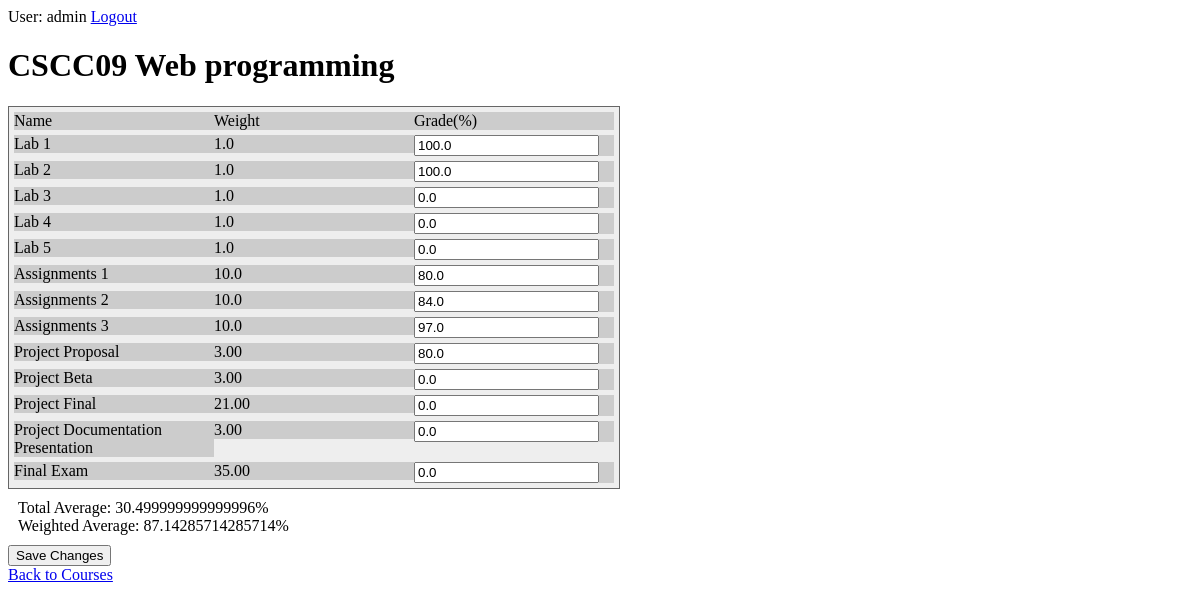
The page /courses/15/ (signed in) on the database as committed earlier.
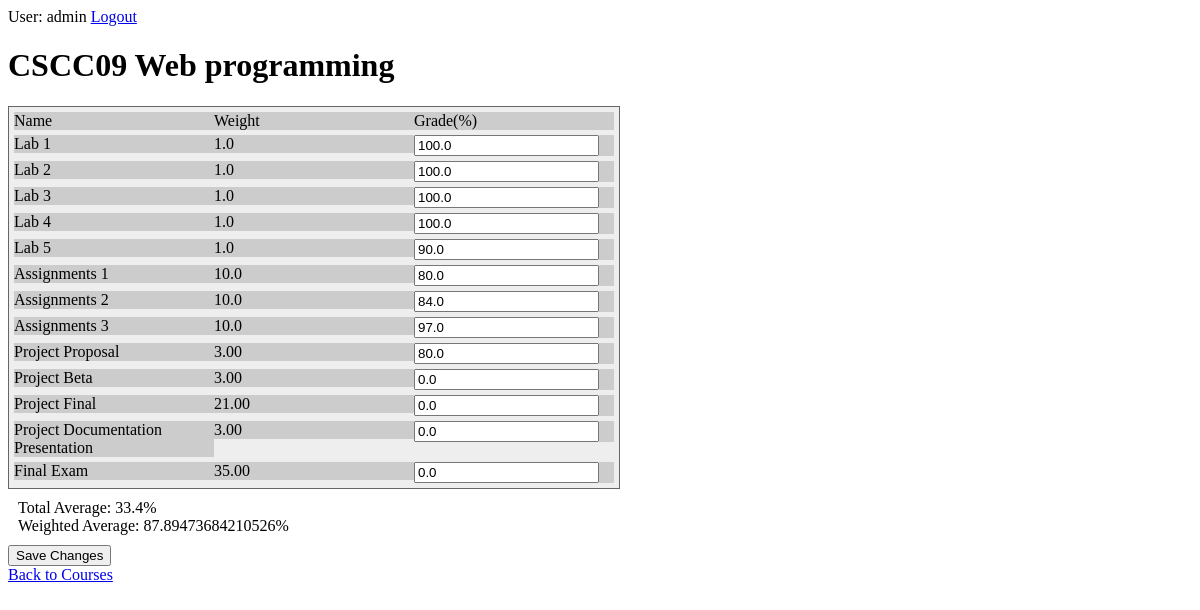
The same page on the database as committed later.
### courses/models.py (models this page shows, shortened)
class Assessment(models.Model):
    course = models.ForeignKey(Course, on_delete=models.CASCADE)
    name = models.CharField(max_length=100)
    components = models.IntegerField(default=1)
    weight = models.DecimalField(decimal_places=2, max_digits=4)

class Grade(models.Model):
    user_id = models.IntegerField(default=1)
    assessment = models.ForeignKey(Assessment, on_delete=models.CASCADE)
    mark = models.FloatField(default=0.0)
    component = models.IntegerField(default=1)

class Course(models.Model):
    course_code = models.CharField(max_length=20)
    course_name = models.CharField(max_length=200)
    def validate_weight(self):
        weight = 0.0
        assessments = Assessment.objects.filter(course=self)
        for assessment in assessments:
            weight += float(assessment.weight)
        return (weight == 100.0)
    def getTotalAverage(self):
        if not Course.validate_weight(self):
            return 0.0
        mark = 0.0
        assessments = Assessment.objects.filter(course=self)
        for asm in assessments:
            grades = Grade.objects.filter(assessment=asm)
            weight = asm.weight/asm.components
            for grade in grades:
                mark += float(grade.mark) * float(weight) / 100
        return mark
    def getWeightedAverage(self):
        if not Course.validate_weight(self):
            return 0.0
        mark = 0.0
        availableMark = 0.0
        assessments = Assessment.objects.filter(course=self)
        for asm in assessments:
            grades = Grade.objects.filter(assessment=asm)
            weight = asm.weight/asm.components
            for grade in grades:
                if grade.mark > 0:
                    availableMark += float(weight)
                mark += (float(grade.mark)/100) * float(weight)
        if not availableMark: return 0
        return mark/availableMark * 100

### courses/views.py (the view)
# urls.py: path('<int:pk>/', views.DetailView.as_view(), name='detail'),
class DetailView(generic.DetailView):
    model = Course
    template_name = 'courses/detail.html'
    def get_queryset(self):
        return Course.objects

### courses/templatetags/courses_extra.py (called while the page is built)
@register.filter
def filter_range(start, end):
    return range(start, end+1)

@register.filter
def div(value, arg):
    return int(value) / int(arg)

@register.filter
def getMark(assessment_id, c):
    a = Assessment.objects.get(pk=assessment_id)
    try:
        return float(a.grade_set.get(component=c).mark)
    except(Grade.DoesNotExist):
        return 0.0

@register.filter
def getTotalAverage(course_id):
    c = Course.objects.get(pk=course_id)
    return c.getTotalAverage()

@register.filter
def getWeightedAverage(course_id):
    c = Course.objects.get(pk=course_id)
    return c.getWeightedAverage()

### courses/templates/courses/detail.html (shortened to what this page needs)
{% load static %}
{% load courses_extra %}
<link rel="stylesheet" type="text/css" href="{% static 'courses/detail.css' %}">
{% if user.is_authenticated %}
<div id = "auth_nav">
User: {{ user.get_username }}  <a href="{% url 'logout'%}?next={{request.path}}">Logout</a>
</div>
<h1>{{ course.course_code }} {{course.course_name}}</h1>
<form action="{% url 'courses:set_grade' course.id %}" method="post">
    <div class="table">
        <div class="row">
            <div class="cell">Name</div>
            <div class="cell">Weight</div>
            <div class="cell">Grade(%)</div>
        </div>
        {% for assessment in course.assessment_set.all %}
        {% if assessment.components > 1 %}
        {% for i in 1|filter_range:assessment.components %}
        <div class="row">
            <div class="cell">{{assessment.name}} {{i}}</div>
            <div class="cell">{{assessment.weight|div:assessment.components}}</div>
            <div class="cell">
                <input type="text" name="{{assessment.id}}_{{i}}" value="{{assessment.id|getMark:i}}" required
                    pattern="^(?:\d{1,2}(?:\.\d{1,2})?|100(?:\.0?0)?)" />
            </div>
        </div>
        {% endfor %}
        {% else%}
        <div class="row">
            <div class="cell">{{assessment.name}}</div>
            <div class="cell">{{assessment.weight}}</div>
            <div class="cell">
                <input type="text" name="{{assessment.id}}_1" value="{{assessment.id|getMark:1}}" required
                    pattern="^(?:\d{1,2}(?:\.\d{1,2})?|100(?:\.0?0)?)" />
            </div>
        </div>
        {% endif %}
        {% endfor %}
    </div>
    <div class="average">
        <div class="total">Total Average: {{course.id|getTotalAverage}}%</div>
        <div class="weighted">Weighted Average: {{course.id|getWeightedAverage}}%</div>
    </div>
    <input type="submit" value="Save Changes">
    <div>
        <a href="{% url 'courses:index' %}"> Back to Courses</a>
    </div>
</form>
{% else %}
<p> You are not authenticated, please
<a href="{% url 'login'%}?next={{request.path}}">Login</a></p>
{% endif %}

Rows that differ between the two databases and show on the page:
changed through a linked row, Course "CSCC09": id|getTotalAverage "30.499999999999996" → "33.4"; id|getWeightedAverage "87.14285714285714" → "87.89473684210526"
changed through a linked row, Assessment "Lab": id|getMark "0.0" → "100.0"; id|getMark "0.0" → "90.0"
